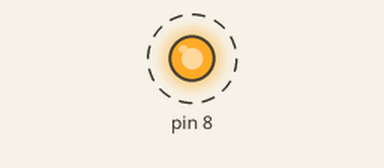
The program below on a simulated Raspberry Pi (header pin numbers). On the bench: output pins drawn as LEDs (lit = HIGH). Dashed ring = blinking.

Above: at 0.5 s.
Timing chart, 0 to 4.6 s (numbered marks = the images above):
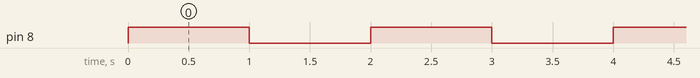

Measured:
- by itself, pin 8: alternates HIGH for 1.0 s and LOW for 1.0 s

The program:

lesson1-blink-led.py
```python
from time import sleep
import RPi.GPIO as GPIO

GPIO.setmode(GPIO.BOARD)

# pin 8 is the output pin
GPIO.setup(8, GPIO.OUT)

def turn_on_led():
	GPIO.output(8, GPIO.HIGH)

def turn_off_led():
	GPIO.output(8, GPIO.LOW)

while True:
	# high voltage = turn on the led
	turn_on_led()
	sleep(1)
	# low voltage = turn off the led
	turn_off_led()
	sleep(1)
```
